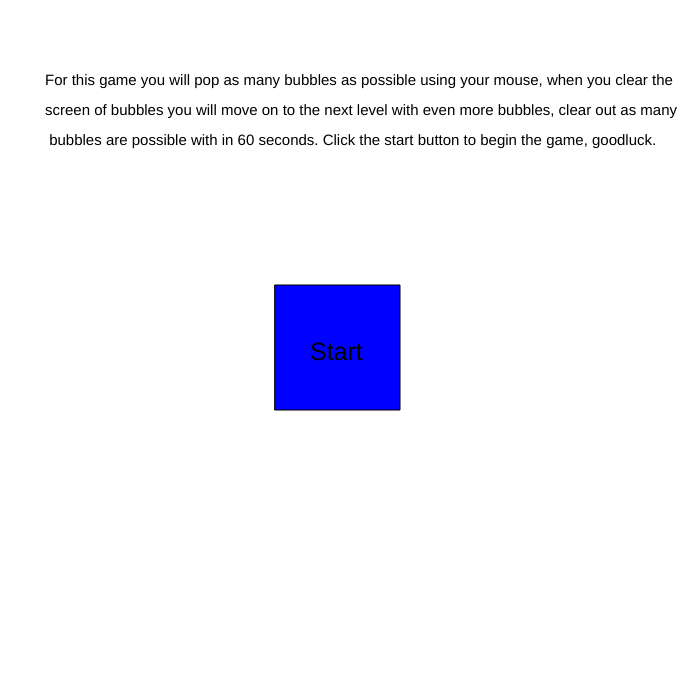
Frame 1 (no input)
Frame 60 (no input): identical to frame 1, image omitted
Frame 120 (the mouse pressed at the canvas centre since frame 60): identical to frame 1, image omitted

The p5.js sketch that drew this single still picture (run headless with seeded random() and noise() and a simulated clock; from frame 60 on, the mouse is pressed at the canvas centre):

// p5.js sketch
// ── sketch.js
var bubbles = [];
let bubbleAm = 10;
let screen = 1;
let timer = 60;
let bubblepopped = 0;
let Level = 0;
    

function mouseClicked() {
      if (screen == 1 || screen == 3) {
      
      if((mouseX > 275) && (mouseX < 275 + 125) &&
        (mouseY > 285) && (mouseY < 285 + 125) && (timer == 0 || 60)) {
      screen = 4;
      bubbleAm = 10;
     bubblepopped = 0;
        timer = 60;
     Level = 0;
    
       
       
      }
    }
}
function setup() {
  createCanvas(700, 700);
   //let bubbleAmount = 10;
  


  
  for (var i = 0; i < bubbleAm; i++) {
		bubbles.push({
			x: random(width),
			y: random(height),
			radius: random(50, 100)
		});
	}
 
}
function draw() {
  background(255);

  let Instr = "For this game you will pop as many bubbles as possible using your mouse, when you clear the "
  let moreInstr = "screen of bubbles you will move on to the next level with even more bubbles, clear out as many"
  let MoreInstr = " bubbles are possible with in 60 seconds. Click the start button to begin the game, goodluck."
  
  let startb = "Start"
  //let screen = 1;
  if(screen == 1) {
    
   fill(0);
  textSize(15);
  text(Instr, 45, 85);
    
    fill(0);
  textSize(15);
  text(moreInstr, 45, 115);
    
    fill(0);
  textSize(15);
  text(MoreInstr, 45, 145);
    
    fill(0,0,255)   
    rect(275, 285, 125,125)
    
    
    fill(0)
    textSize(25);
    text(startb, 310, 360)
    
    
    
   
  }
  
  

  
  if (screen != 1 && screen != 3){
    
  
  fill(0);
  textSize(25);
  text("Level: " + Level , 10, 25);
  
  fill(0);
  textSize(25);
  text("Bubbles Popped " + bubblepopped , 10, 55);
  
  fill(0);
  textSize(25);
  text("Timer: " + timer , 10, 85);
 
	
  for (var i = 0; i < bubbles.length; i++) {
		var bubble = bubbles[i];
		
    if (dist(mouseX, mouseY, bubble.x, bubble.y) < bubble.radius) {
			if (mouseIsPressed) {
				bubbles.splice(i, 1); // remove this bubble!
                bubblepopped++;
                
			}
			fill('green');
		} else {
			fill(255,220,200,200);
		}
	
    ellipse(bubble.x, bubble.y, bubble.radius*2);
		bubble.x += random(-1,1);
		bubble.y += random(-1,1);
	}
  
  if (frameCount % 60 == 0 && timer > 0) {
    timer --;
  }

  if(bubbles.length == 0){
  bubbleAm+=2;
    Level++;
   setup();
 }
  }
   let String1 = "Congratulation, you're on your way to better improving your FMS skills!"
   let String2 = "Your stats are as followed: "
   let String3 = "You popped a total of "
   let String4 = "You also go through "
   let String5 = "Play Again"
   
  if(timer == 0){
    screen = 3;
    
  }
  
  if(screen == 3) {
    fill(0);
  textSize(15);
  text(String1, 45, 85);
    
    fill(0);
  textSize(15);
  text(String2, 45, 115);
    
    fill(0);
  textSize(15);
  text(String3 + bubblepopped + " Bubbles!", 45, 145);
    
    
    fill(0);
  textSize(15);
  text(String4 + Level + " Levels!", 45, 175);
    
    
    fill(0,0,255)   
    rect(275, 285, 125,125)
    
     fill(0)
    textSize(15);
    text(String5, 305, 360)
    
  }

}
 
